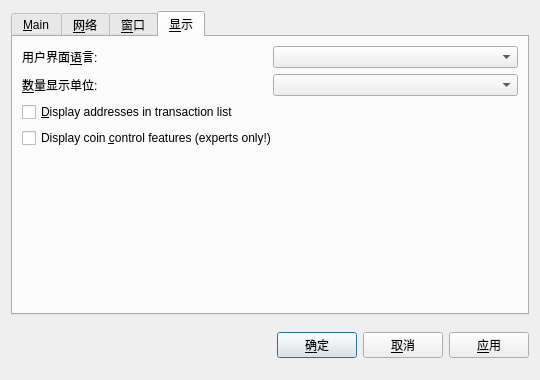
<?xml version="1.0" encoding="UTF-8"?>
<ui version="4.0">
 <class>OptionsDialog</class>
 <widget class="QDialog" name="OptionsDialog">
  <property name="geometry">
   <rect>
    <x>0</x>
    <y>0</y>
    <width>540</width>
    <height>380</height>
   </rect>
  </property>
  <property name="windowTitle">
   <string>Options</string>
  </property>
  <property name="modal">
   <bool>true</bool>
  </property>
  <layout class="QVBoxLayout" name="verticalLayout">
   <item>
    <widget class="QTabWidget" name="tabWidget">
     <property name="tabPosition">
      <enum>QTabWidget::North</enum>
     </property>
     <property name="currentIndex">
      <number>3</number>
     </property>
     <widget class="QWidget" name="tabMain">
      <attribute name="title">
       <string>&amp;Main</string>
      </attribute>
      <layout class="QVBoxLayout" name="verticalLayout_Main">
       <item>
        <widget class="QLabel" name="transactionFeeInfoLabel">
         <property name="text">
          <string>Optional transaction fee per kB that helps make sure your transactions are processed quickly. Most transactions are 1 kB.</string>
         </property>
         <property name="textFormat">
          <enum>Qt::PlainText</enum>
         </property>
         <property name="wordWrap">
          <bool>true</bool>
         </property>
        </widget>
       </item>
       <item>
        <layout class="QHBoxLayout" name="horizontalLayout_1_Main">
         <item>
          <widget class="QLabel" name="transactionFeeLabel">
           <property name="text">
            <string>Pay transaction &amp;fee</string>
           </property>
           <property name="textFormat">
            <enum>Qt::PlainText</enum>
           </property>
           <property name="buddy">
            <cstring>transactionFee</cstring>
           </property>
          </widget>
         </item>
         <item>
          <widget class="BitcoinAmountField" name="transactionFee"/>
         </item>
         <item>
          <spacer name="horizontalSpacer_1_Main">
           <property name="orientation">
            <enum>Qt::Horizontal</enum>
           </property>
           <property name="sizeHint" stdset="0">
            <size>
             <width>40</width>
             <height>20</height>
            </size>
           </property>
          </spacer>
         </item>
        </layout>
       </item>
       <item>
        <widget class="QCheckBox" name="bitcoinAtStartup">
         <property name="toolTip">
          <string>Automatically start Greenpay after logging in to the system.</string>
         </property>
         <property name="text">
          <string>&amp;Start Greenpay on system login</string>
         </property>
        </widget>
       </item>
       <item>
        <spacer name="verticalSpacer_Main">
         <property name="orientation">
          <enum>Qt::Vertical</enum>
         </property>
         <property name="sizeHint" stdset="0">
          <size>
           <width>20</width>
           <height>40</height>
          </size>
         </property>
        </spacer>
       </item>
       <item>
        <layout class="QHBoxLayout" name="horizontalLayout_2_Main">
         <item>
          <spacer name="horizontalSpacer_2_Main">
           <property name="orientation">
            <enum>Qt::Horizontal</enum>
           </property>
           <property name="sizeHint" stdset="0">
            <size>
             <width>40</width>
             <height>20</height>
            </size>
           </property>
          </spacer>
         </item>
         <item>
          <widget class="QPushButton" name="resetButton">
           <property name="toolTip">
            <string>Reset all client options to default.</string>
           </property>
           <property name="text">
            <string>&amp;Reset Options</string>
           </property>
           <property name="autoDefault">
            <bool>false</bool>
           </property>
          </widget>
         </item>
        </layout>
       </item>
      </layout>
     </widget>
     <widget class="QWidget" name="tabNetwork">
      <attribute name="title">
       <string>&amp;网络</string>
      </attribute>
      <layout class="QVBoxLayout" name="verticalLayout_Network">
       <item>
        <widget class="QCheckBox" name="mapPortUpnp">
         <property name="toolTip">
          <string>Automatically open the Greenpay client port on the router. This only works when your router supports UPnP and it is enabled.</string>
         </property>
         <property name="text">
          <string>Map port using &amp;UPnP</string>
         </property>
        </widget>
       </item>
       <item>
        <widget class="QCheckBox" name="connectSocks">
         <property name="toolTip">
          <string>Connect to the Greenpay network through a SOCKS proxy (e.g. when connecting through Tor).</string>
         </property>
         <property name="text">
          <string>&amp;Connect through SOCKS proxy:</string>
         </property>
        </widget>
       </item>
       <item>
        <layout class="QHBoxLayout" name="horizontalLayout_Network">
         <item>
          <widget class="QLabel" name="proxyIpLabel">
           <property name="text">
            <string>Proxy &amp;IP:</string>
           </property>
           <property name="textFormat">
            <enum>Qt::PlainText</enum>
           </property>
           <property name="buddy">
            <cstring>proxyIp</cstring>
           </property>
          </widget>
         </item>
         <item>
          <widget class="QValidatedLineEdit" name="proxyIp">
           <property name="maximumSize">
            <size>
             <width>140</width>
             <height>16777215</height>
            </size>
           </property>
           <property name="toolTip">
            <string>IP address of the proxy (e.g. 127.0.0.1)</string>
           </property>
          </widget>
         </item>
         <item>
          <widget class="QLabel" name="proxyPortLabel">
           <property name="text">
            <string>&amp;Port:</string>
           </property>
           <property name="textFormat">
            <enum>Qt::PlainText</enum>
           </property>
           <property name="buddy">
            <cstring>proxyPort</cstring>
           </property>
          </widget>
         </item>
         <item>
          <widget class="QLineEdit" name="proxyPort">
           <property name="maximumSize">
            <size>
             <width>55</width>
             <height>16777215</height>
            </size>
           </property>
           <property name="toolTip">
            <string>Port of the proxy (e.g. 9050)</string>
           </property>
          </widget>
         </item>
         <item>
          <widget class="QLabel" name="socksVersionLabel">
           <property name="text">
            <string>SOCKS &amp;Version:</string>
           </property>
           <property name="textFormat">
            <enum>Qt::PlainText</enum>
           </property>
           <property name="buddy">
            <cstring>socksVersion</cstring>
           </property>
          </widget>
         </item>
         <item>
          <widget class="QValueComboBox" name="socksVersion">
           <property name="toolTip">
            <string>SOCKS version of the proxy (e.g. 5)</string>
           </property>
          </widget>
         </item>
         <item>
          <spacer name="horizontalSpacer_Network">
           <property name="orientation">
            <enum>Qt::Horizontal</enum>
           </property>
           <property name="sizeHint" stdset="0">
            <size>
             <width>40</width>
             <height>20</height>
            </size>
           </property>
          </spacer>
         </item>
        </layout>
       </item>
       <item>
        <spacer name="verticalSpacer_Network">
         <property name="orientation">
          <enum>Qt::Vertical</enum>
         </property>
         <property name="sizeHint" stdset="0">
          <size>
           <width>20</width>
           <height>40</height>
          </size>
         </property>
        </spacer>
       </item>
      </layout>
     </widget>
     <widget class="QWidget" name="tabWindow">
      <attribute name="title">
       <string>&amp;窗口</string>
      </attribute>
      <layout class="QVBoxLayout" name="verticalLayout_Window">
       <item>
        <widget class="QCheckBox" name="minimizeToTray">
         <property name="toolTip">
          <string>Show only a tray icon after minimizing the window.</string>
         </property>
         <property name="text">
          <string>&amp;Minimize to the tray instead of the taskbar</string>
         </property>
        </widget>
       </item>
       <item>
        <widget class="QCheckBox" name="minimizeOnClose">
         <property name="toolTip">
          <string>Minimize instead of exit the application when the window is closed. When this option is enabled, the application will be closed only after selecting Quit in the menu.</string>
         </property>
         <property name="text">
          <string>M&amp;inimize on close</string>
         </property>
        </widget>
       </item>
       <item>
        <spacer name="verticalSpacer_Window">
         <property name="orientation">
          <enum>Qt::Vertical</enum>
         </property>
         <property name="sizeHint" stdset="0">
          <size>
           <width>20</width>
           <height>40</height>
          </size>
         </property>
        </spacer>
       </item>
      </layout>
     </widget>
     <widget class="QWidget" name="tabDisplay">
      <attribute name="title">
       <string>&amp;显示</string>
      </attribute>
      <layout class="QVBoxLayout" name="verticalLayout_Display">
       <item>
        <layout class="QHBoxLayout" name="horizontalLayout_1_Display">
         <item>
          <widget class="QLabel" name="langLabel">
           <property name="text">
            <string>用户界面&amp;语言:</string>
           </property>
           <property name="textFormat">
            <enum>Qt::PlainText</enum>
           </property>
           <property name="buddy">
            <cstring>lang</cstring>
           </property>
          </widget>
         </item>
         <item>
          <widget class="QValueComboBox" name="lang">
           <property name="toolTip">
            <string>The user interface language can be set here. This setting will take effect after restarting Greenpay.</string>
           </property>
          </widget>
         </item>
        </layout>
       </item>
       <item>
        <layout class="QHBoxLayout" name="horizontalLayout_2_Display">
         <item>
          <widget class="QLabel" name="unitLabel">
           <property name="text">
            <string>&amp;数量显示单位:</string>
           </property>
           <property name="textFormat">
            <enum>Qt::PlainText</enum>
           </property>
           <property name="buddy">
            <cstring>unit</cstring>
           </property>
          </widget>
         </item>
         <item>
          <widget class="QValueComboBox" name="unit">
           <property name="toolTip">
            <string>Choose the default subdivision unit to show in the interface and when sending coins.</string>
           </property>
          </widget>
         </item>
        </layout>
       </item>
       <item>
        <widget class="QCheckBox" name="displayAddresses">
         <property name="toolTip">
          <string>Whether to show Greenpay addresses in the transaction list or not.</string>
         </property>
         <property name="text">
          <string>&amp;Display addresses in transaction list</string>
         </property>
        </widget>
       </item>
       <item>
        <widget class="QCheckBox" name="coinControlFeatures">
         <property name="toolTip">
          <string>Whether to show coin control features or not.</string>
         </property>
         <property name="text">
          <string>Display coin &amp;control features (experts only!)</string>
         </property>
        </widget>
       </item>
       <item>
        <spacer name="verticalSpacer_Display">
         <property name="orientation">
          <enum>Qt::Vertical</enum>
         </property>
         <property name="sizeHint" stdset="0">
          <size>
           <width>20</width>
           <height>40</height>
          </size>
         </property>
        </spacer>
       </item>
      </layout>
     </widget>
    </widget>
   </item>
   <item>
    <layout class="QHBoxLayout" name="horizontalLayout_Buttons">
     <item>
      <spacer name="horizontalSpacer_1">
       <property name="orientation">
        <enum>Qt::Horizontal</enum>
       </property>
       <property name="sizeHint" stdset="0">
        <size>
         <width>40</width>
         <height>48</height>
        </size>
       </property>
      </spacer>
     </item>
     <item>
      <widget class="QLabel" name="statusLabel">
       <property name="font">
        <font>
         <weight>75</weight>
         <bold>true</bold>
        </font>
       </property>
       <property name="text">
        <string/>
       </property>
       <property name="textFormat">
        <enum>Qt::PlainText</enum>
       </property>
       <property name="wordWrap">
        <bool>true</bool>
       </property>
      </widget>
     </item>
     <item>
      <spacer name="horizontalSpacer_2">
       <property name="orientation">
        <enum>Qt::Horizontal</enum>
       </property>
       <property name="sizeHint" stdset="0">
        <size>
         <width>40</width>
         <height>48</height>
        </size>
       </property>
      </spacer>
     </item>
     <item>
      <widget class="QPushButton" name="okButton">
       <property name="text">
        <string>&amp;确定</string>
       </property>
      </widget>
     </item>
     <item>
      <widget class="QPushButton" name="cancelButton">
       <property name="text">
        <string>&amp;取消</string>
       </property>
       <property name="autoDefault">
        <bool>false</bool>
       </property>
      </widget>
     </item>
     <item>
      <widget class="QPushButton" name="applyButton">
       <property name="text">
        <string>&amp;应用</string>
       </property>
       <property name="autoDefault">
        <bool>false</bool>
       </property>
      </widget>
     </item>
    </layout>
   </item>
  </layout>
 </widget>
 <customwidgets>
  <customwidget>
   <class>BitcoinAmountField</class>
   <extends>QSpinBox</extends>
   <header>bitcoinamountfield.h</header>
   <container>1</container>
  </customwidget>
  <customwidget>
   <class>QValueComboBox</class>
   <extends>QComboBox</extends>
   <header>qvaluecombobox.h</header>
  </customwidget>
  <customwidget>
   <class>QValidatedLineEdit</class>
   <extends>QLineEdit</extends>
   <header>qvalidatedlineedit.h</header>
  </customwidget>
 </customwidgets>
 <resources/>
 <connections/>
</ui>
